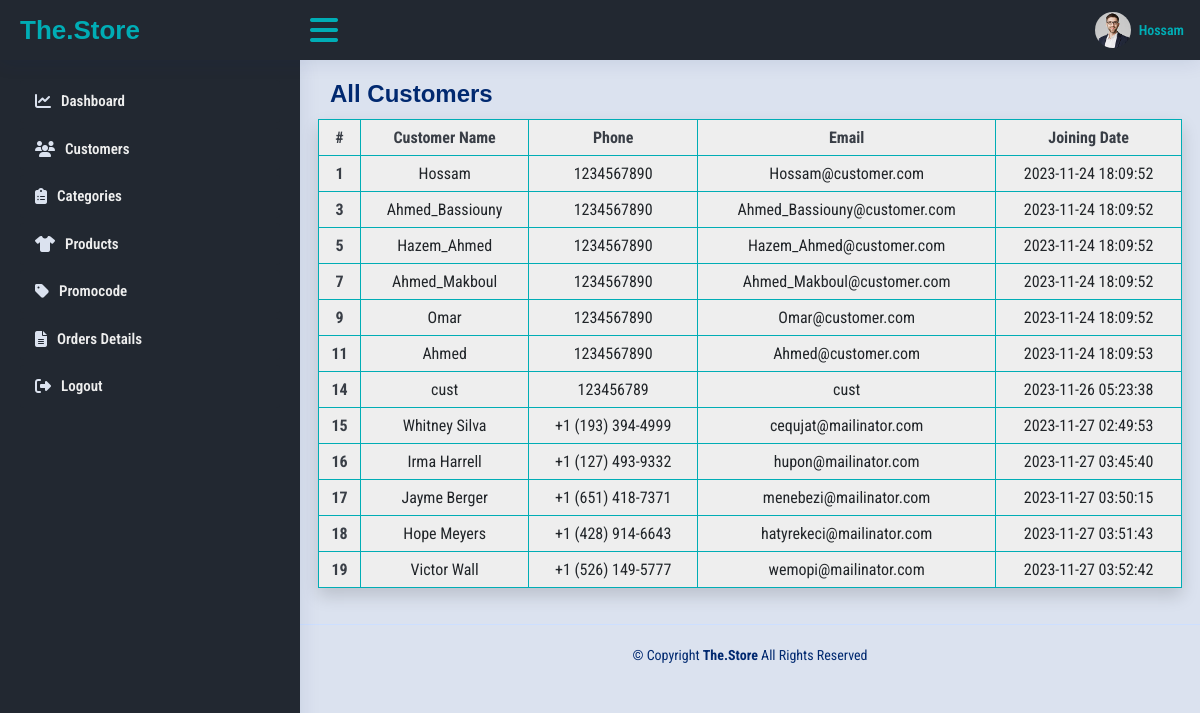
/Views/Admin/Customers.php (signed in), run on the app's committed database.
### tables this page shows
CREATE TABLE `Users` (
  `userID` int NOT NULL,
  `username` varchar(255) DEFAULT NULL,
  `password` varchar(255) DEFAULT NULL,
  `email` varchar(255) DEFAULT NULL,
  `phone` varchar(20) DEFAULT NULL,
  `DateOfCreation` timestamp NULL DEFAULT CURRENT_TIMESTAMP,
  `role` enum('customer','admin') DEFAULT NULL
);

### Models/DBManager.php (called while the page is built, shortened)
<?php
class DBManager {
    private static $instance = null;
    public $conn;
    public static function getInstance() {
        if (!self::$instance) {
            self::$instance = new DBManager();
        }
        return self::$instance;
    }
    private function connect($servername, $username, $password, $dbname) {
        $this->conn = new mysqli($servername, $username, $password, $dbname);
    }
    public function select($stmt){
        $result=$this->conn->query($stmt);
        if($result->num_rows>0){
            while($row=$result->fetch_all(MYSQLI_ASSOC)){
                return $row;
            }
        }else{
            return false;
        }
    }
}
?>

### Models/AuthManager.php (called while the page is built, shortened)
<?php
require_once 'DBManager.php';
class AuthManager
{
  public function viewUserInfo($id)
  {
    $this->db = DBManager::getInstance();
    if ($this->db) {
      $stmt = "SELECT * FROM Users where userID = $id";
      $result = $this->db->select($stmt);
      if ($result) {
        return $result;
      } else {
        return false;
      }
    }
  }
}

### Views/Admin/Customers.php (the view, shortened to what this page needs)
<?php
    require_once './Shared/Links.php';
    require_once './Shared/Header.php';
    require_once './Shared/Sidebar.php';
    require_once __DIR__ . "../../../Models/DBManager.php";
?>
<main id="main" class="main">
    <div class="pagetitle">
        <h1>All Customers</h1>
    </div>
    <section class="section dashboard">
        <div class="row">
            <div class="col-lg-12">
                <div class="row">
                    <table class="text-center table table-bordered border-colored shadow">
                        <thead>
                            <tr>
                                <th>#</th>
                                <th>Customer Name</th>
                                <th>Phone</th>
                                <th>Email</th>
                                <th>Joining Date</th>
                            </tr>
                        </thead>
                        <tbody>
                            <?php
                            $db = DBManager::getInstance();
                            $custs = $db->select("Select userID, username, email, phone, DateOfCreation From Users where role = 'customer'");
                            ?>
                            <?php foreach ($custs as $cust) : ?>
                            <tr>
                                <th><?php echo $cust['userID']; ?></th>
                                <td><?php echo $cust['username']; ?></td>
                                <td><?php echo $cust['phone']; ?></td>
                                <td><?php echo $cust['email']; ?></td>
                                <td><?php echo $cust['DateOfCreation']; ?></td>
                            </tr>
                            <?php endforeach; ?>
                        </tbody>
                    </table>
                </div>
            </div>
        </div>
    </section>
</main>
<?php
require_once './Shared/Footer.php';
?>

### Views/Admin/Shared/Header.php (shortened to what this page needs)
<?php
require_once "./../../Models/AuthManager.php";
$AuthMNG = new AuthManager();
$User = $AuthMNG->viewUserInfo($_SESSION["userId"])[0];
?>
<header id="header" class="header fixed-top d-flex align-items-center">
  <div class="d-flex align-items-center justify-content-between">
    <span class="logo d-flex align-items-center">
      <span class="d-none d-lg-block">The.Store</span>
    </span>
    <i class="fa-solid fa-bars toggle-sidebar-btn"></i>
  </div>
  <nav class="header-nav ms-auto">
    <ul class="d-flex align-items-center">
      <li class="nav-item dropdown pe-3">
        <span class="nav-link nav-profile d-flex align-items-center pe-0" href="#" data-bs-toggle="dropdown">
          <img src="./../../assets/img/img_ad/profile-img.jpg" alt="Profile" class="rounded-circle">
          <span style="color: #00adb5;" class="d-none d-md-block  ps-2"><?php echo $User['username']; ?></span>
        </span>
      </li>
    </ul>
  </nav>
</header>

### assets/css/admin.css (style rules this page uses)
* { font-family: 'Roboto Condensed', sans-serif; }
h1, h2, h3, h4, h5, h6 { font-family: "Nunito", sans-serif; }
#main { margin-top: 60px; padding: 20px 30px; transition: all 0.3s; }
.pagetitle { margin-bottom: 10px; }
.pagetitle h1 { font-size: 24px; margin-bottom: 0; font-weight: 600; color: #012970; }
.logo { line-height: 1; }
@media (min-width: 1200px) { .logo { width: 280px; } }
.logo span { font-size: 26px; font-weight: 700; color: var(--third-color); font-family: "Nunito", sans-serif; }
.header { transition: all 0.5s; z-index: 997; height: 60px; box-shadow: 0px 2px 20px rgba(1, 41, 112, 0.1); background-color: var(--one-color-); padding-left: 20px; }
.header .toggle-sidebar-btn { font-size: 32px; padding-left: 10px; cursor: pointer; color: var(--third-color); }
.header-nav ul { list-style: none; }
.header-nav>ul { margin: 0; padding: 0; }
.header-nav .nav-profile { color: var(--third-color) !important; }
.header-nav .nav-profile img { max-height: 36px; }
.header-nav .nav-profile span { font-size: 14px; font-weight: 600; }
@media (min-width: 1200px) { #main, #footer { margin-left: 300px; } }
table { background-color: var(--fourth-color) !important; }
th { color: var(--two-color-) !important; }
.border-colored { border-color: var(--third-color); }

### data on the page
users: username "Hossam"
users: userID "1", username "Hossam", phone "1234567890", email "Hossam@customer.com", DateOfCreation "2023-11-24 18:09:52"
users: userID "3", username "Ahmed_Bassiouny", phone "1234567890", email "Ahmed_Bassiouny@customer.com", DateOfCreation "2023-11-24 18:09:52"
users: userID "5", username "Hazem_Ahmed", phone "1234567890", email "Hazem_Ahmed@customer.com", DateOfCreation "2023-11-24 18:09:52"
users: userID "7", username "Ahmed_Makboul", phone "1234567890", email "Ahmed_Makboul@customer.com", DateOfCreation "2023-11-24 18:09:52"
users: userID "9", username "Omar", phone "1234567890", email "Omar@customer.com", DateOfCreation "2023-11-24 18:09:52"
users: userID "11", username "Ahmed", phone "1234567890", email "Ahmed@customer.com", DateOfCreation "2023-11-24 18:09:53"
users: userID "14", username "cust", phone "123456789", email "cust", DateOfCreation "2023-11-26 05:23:38"
users: userID "15", username "Whitney Silva", phone "+1 (193) 394-4999", email "cequjat@mailinator.com", DateOfCreation "2023-11-27 02:49:53"
users: userID "16", username "Irma Harrell", phone "+1 (127) 493-9332", email "hupon@mailinator.com", DateOfCreation "2023-11-27 03:45:40"
users: userID "17", username "Jayme Berger", phone "+1 (651) 418-7371", email "menebezi@mailinator.com", DateOfCreation "2023-11-27 03:50:15"
users: userID "18", username "Hope Meyers", phone "+1 (428) 914-6643", email "hatyrekeci@mailinator.com", DateOfCreation "2023-11-27 03:51:43"
users: userID "19", username "Victor Wall", phone "+1 (526) 149-5777", email "wemopi@mailinator.com", DateOfCreation "2023-11-27 03:52:42"
